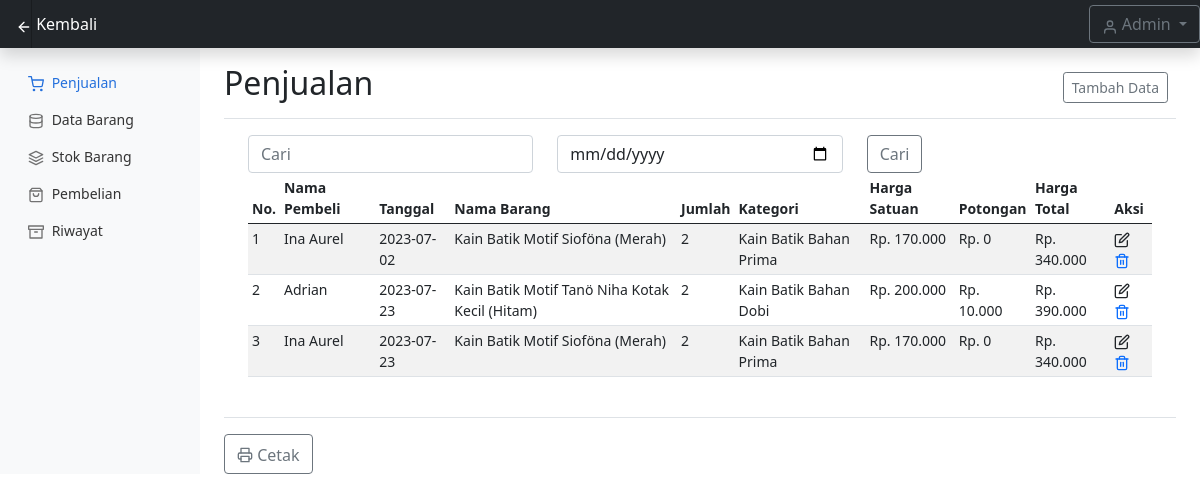
Page /penjualan.php (signed in) on the committed database.
### tables this page shows
CREATE TABLE `penjualan` (
  `id_penjualan` int(11) NOT NULL,
  `kode_barang` char(6) NOT NULL,
  `nama_pembeli` char(50) NOT NULL,
  `nama_barang` char(100) NOT NULL,
  `kategori` char(100) NOT NULL,
  `tanggal_penjualan` date NOT NULL,
  `jumlah_jual` int(11) NOT NULL,
  `potongan` int(11) NOT NULL,
  `harga_total` int(11) NOT NULL
);

CREATE TABLE `data_barang` (
  `kode_barang` char(6) NOT NULL,
  `nama_barang` char(100) NOT NULL,
  `kategori` char(100) NOT NULL,
  `harga_modal` int(11) NOT NULL,
  `harga_satuan` int(11) NOT NULL,
  `jumlah_stok` int(11) NOT NULL
);

### function.php (called while the page is built, shortened)
<?php
function query($query) {
	global $conn;
	$result = mysqli_query($conn, $query);
	$rows = [];
	while($row = mysqli_fetch_assoc($result)){
		$rows[] = $row;
	}
	return $rows;
}
 ?>

### penjualan.php (the view, shortened to what this page needs)
<?php
require 'config.php';
require 'function.php';
$datapenjualan = query("SELECT * FROM penjualan ORDER BY id_penjualan DESC");
$databarang = query("SELECT * FROM data_barang ");
if (isset($_POST["cari"])) {
    $keyword = $_POST['keyword'];
    $tanggalFilter = $_POST['tanggal'];
    if ($keyword != '') {
        $datapenjualan = caripenjualan($keyword, $tanggalFilter);
    } else {
        $datapenjualan = caripenjualan('', $tanggalFilter);
    }
} else {
    $datapenjualan = query("SELECT * FROM penjualan");
}
?>
<!doctype html>
<html lang="en">
  <head>
    <link href="https://cdn.jsdelivr.net/npm/bootstrap@5.0.2/dist/css/bootstrap.min.css" rel="stylesheet">
    <link href="https://unpkg.com/gijgo@1.9.14/css/gijgo.min.css" rel="stylesheet" type="text/css" />
    <link href="assets/dist/css/bootstrap.min.css" rel="stylesheet">
    <link href="css/dashboard.css" rel="stylesheet">
  </head>
  <body>
<header class="navbar navbar-dark sticky-top bg-dark flex-md-nowrap p-0 shadow">
  <div class="d-flex align-items-center">
    <a class="navbar-brand col-md-3 col-lg-2 me-0 px-3 bg-dark" href="dashboard.php">
      <span data-feather="arrow-left"></span>
      Kembali
    </a>
  </div>
  <div class="ml-auto d-flex align-items-center">
    <div class="btn-group">
      <button type="button" class="btn btn-outline-secondary dropdown-toggle" data-bs-toggle="dropdown" aria-expanded="false">
        <a data-feather="user"></a>
        <?= ucfirst($_SESSION['username']); ?>
      </button>
    </div>
  </div>
</header>
<div class="container-fluid">
  <div class="row">
    <nav id="sidebarMenu" class="col-md-3 col-lg-2 d-md-block bg-light sidebar collapse">
      <div class="position-sticky pt-3">
        <ul class="nav flex-column">
          <li class="nav-item">
            <a class="nav-link active" aria-current="page" href="penjualan.php">
              <span data-feather="shopping-cart"></span>
              Penjualan
            </a>
          </li>
          <li class="nav-item">
            <a class="nav-link" href="databarang.php">
              <span data-feather="database"></span>
              Data Barang
            </a>
          </li>
          <li class="nav-item">
            <a class="nav-link" href="stokbarang.php">
              <span data-feather="layers"></span>
              Stok Barang
            </a>
          </li>
          <li class="nav-item">
            <a class="nav-link" href="pembelian.php">
              <span data-feather="shopping-bag"></span>
              Pembelian
            </a>
          </li>
          <li class="nav-item">
            <a class="nav-link" href="riwayat.php">
              <span data-feather="archive"></span>
              Riwayat
            </a>
          </li>
        </ul>
      </div>
    </nav>
    <main class="col-md-9 ms-sm-auto col-lg-10 px-md-4">
      <div class="d-flex justify-content-between flex-wrap flex-md-nowrap align-items-center pt-3 pb-2 mb-3 border-bottom">
        <h1 class="h2">Penjualan</h1>
        <div class="btn-toolbar mb-2 mb-md-0">
          <?php
          if ($_SESSION['role'] !== 'owner') {
              echo '
              <div class="btn-group me-2">
                  <button type="button" class="btn btn-sm btn-outline-secondary" data-bs-toggle="modal" data-bs-target="#exampleModal">Tambah Data</button>
              </div>';
          }
          ?>
        </div>
      </div>
      <div class="container">
        <form method="post">
          <div class="row">
            <div class="col">
              <input type="text" class="form-control" autofocus placeholder="Cari" autocomplete="off" name="keyword">
            </div>
            <div class="col">
              <input type="date" class="form-control" name="tanggal">
            </div>
            <div class="col">
              <button class="btn btn-outline-secondary" type="submit" name="cari" >Cari</button>
            </div>
          </div>
        </form>
      <div class="table-responsive" style="max-height: 400px; overflow-y: scroll;">
        <table class="table table-striped table-sm">
          <thead>
              <tr>
                  <th scope="col">No.</th>
                  <th scope="col">Nama Pembeli</th>
                  <th scope="col">Tanggal</th>
                  <th scope="col">Nama Barang</th>
                  <th scope="col">Jumlah</th>
                  <th scope="col">Kategori</th>
                  <th scope="col">Harga Satuan</th>
                  <th scope="col">Potongan</th>
                  <th scope="col">Harga Total</th>
                  <th scope="col">Aksi</th>
              </tr>
          </thead>
          <tbody>
              <form method="post">
                  <?php $i=1; ?>
                  <?php foreach($datapenjualan as $row): ?>
                      <?php
                      $hargaSatuan = "";
                      foreach($databarang as $barang) {
                          if ($barang["kode_barang"] == $row["kode_barang"]) {
                              $hargaSatuan = $barang["harga_satuan"];
                              break;
                          }
                      }
                      ?>
                      <tr>
                          <td><?= $i;  ?></td>
                          <td><?= $row["nama_pembeli"];  ?></td>
                          <td><?= $row["tanggal_penjualan"]; ?></td>
                          <td><?= $row["nama_barang"];  ?></td>
                          <td><?= $row["jumlah_jual"];  ?></td>
                          <td><?= $row["kategori"];  ?></td>
                          <td>Rp. <?=number_format($hargaSatuan, 0, ',', '.');?></td>
                          <td>Rp. <?=number_format($row["potongan"], 0, ',', '.');?></td>
                          <td>Rp. <?=number_format($row["harga_total"], 0, ',', '.');?></td>
                          <td>
                              <?php
                                if ($_SESSION['role'] !== 'owner') {
                                    echo '<a>
                                            <span data-feather="edit" data-bs-toggle="modal" data-bs-target="#modaleditpenjualan' . $row["id_penjualan"] . '"></span>
                                          </a>
                                          <a href="?id_penjualan=' . $row['id_penjualan'] . '" onclick="return confirm(\'Apakah Anda yakin ingin menghapus data?\')" name="hapuspenjualan">
                                            <span data-feather="trash-2"></span>
                                          </a>';
                                }
                                ?>
                          </td>
                      </tr>
                      <?php $i++; ?>
                  <?php endforeach; ?>
              </form>
          </tbody>
      </table>
      </div>
     </div>
     <div class="d-flex justify-content-between flex-wrap flex-md-nowrap align-items-center pt-3 pb-2 mb-3 border-bottom">
      </div>
      <div class="col">
      <button type="button" class="btn btn-outline-secondary" id="cetak-btn">
        <a data-feather="printer" style="vertical-align: middle"></a> <span class="fs-6" style="vertical-align: middle">Cetak</span>
      </button>
    </div>
    </main>
  </div>
</div>
  </body>
</html>

### css/dashboard.css (style rules this page uses)
body { font-size: .875rem; }
.feather { width: 16px; height: 16px; vertical-align: text-bottom; }
.sidebar { top: 0; bottom: 0; left: 0; z-index: 100; */ box-shadow: inset -1px 0 0 rgba(0, 0, 0, .1); }
.sidebar .nav-link { font-weight: 500; color: #333; }
.sidebar .nav-link .feather { margin-right: 4px; color: #727272; }
.sidebar .nav-link.active { color: #2470dc; }
.sidebar .nav-link:hover .feather, .sidebar .nav-link.active .feather { color: inherit; }
.navbar-brand { padding-top: .75rem; padding-bottom: .75rem; font-size: 1rem; background-color: rgba(0, 0, 0, .25); box-shadow: inset -1px 0 0 rgba(0, 0, 0, .25); }

### rows in the picture
penjualan: nama_pembeli "Ina Aurel", tanggal_penjualan "2023-07-02", nama_barang "Kain Batik Motif Sioföna (Merah)", jumlah_jual "2", kategori "Kain Batik Bahan Prima", kode_barang.harga_satuan "170.000", potongan "0", harga_total "340.000"
penjualan: nama_pembeli "Adrian", tanggal_penjualan "2023-07-23", nama_barang "Kain Batik Motif Tanö Niha Kotak Kecil (Hitam)", jumlah_jual "2", kategori "Kain Batik Bahan Dobi", kode_barang.harga_satuan "200.000", potongan "10.000", harga_total "390.000"
penjualan: nama_pembeli "Ina Aurel", tanggal_penjualan "2023-07-23", nama_barang "Kain Batik Motif Sioföna (Merah)", jumlah_jual "2", kategori "Kain Batik Bahan Prima", kode_barang.harga_satuan "170.000", potongan "0", harga_total "340.000"

### other values in the picture
$_SESSION['username'] "Admin"
